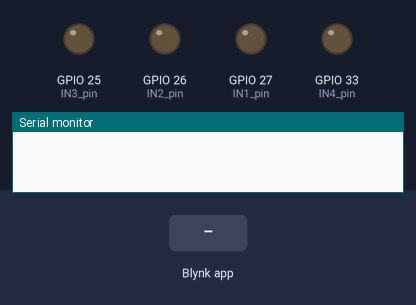
Simulated run of this sketch. Board: ESP32. Parts: output pins drawn as LEDs (lit = HIGH), the last lines printed to the serial monitor. The inputs (shaded band) are chosen by the test bench. WiFi joins after 1.5 s; servers stay silent unless stated.

Above: at 3.0 s.
3.1 s: Blynk app writes 1 to V1
At 3.8 s:
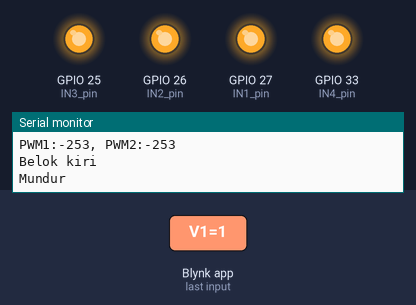
4.6 s: Blynk app writes 200 to V1
At 4.9 s:
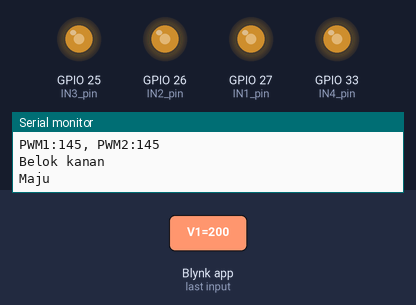
Timing chart, 0 to 7.6 s (numbered marks = the images above; inputs shaded):
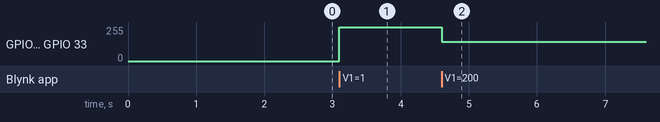

Measured:
- after the input at 3.1 s, GPIO 25 (IN3_pin), GPIO 26 (IN2_pin), GPIO 27 (IN1_pin), GPIO 33 (IN4_pin): 0/255 → 253/255 at once
- after the input at 4.6 s, GPIO 25 (IN3_pin), GPIO 26 (IN2_pin), GPIO 27 (IN1_pin), GPIO 33 (IN4_pin): 253/255 → 145/255 at once

The sketch:

smart_car_3.ino
```cpp
#define BLYNK_PRINT Serial
// #include <ESP8266WiFi.h>
// #include <BlynkSimpleEsp8266.h>
#include <WiFi.h>
#include <WiFiClient.h>
#include <BlynkSimpleEsp32.h>
#include <analogWrite.h>

// Right Side
int IN1_pin = 27;
int IN2_pin = 26;

// Left Side
int IN3_pin = 25;
int IN4_pin = 33;

// #define IN3_pin       25   //13
// #define IN4_pin       33   //15

char auth[] = "arJse34qMId67T-vGs5QpqRi3qGljLBV";  //Blynk Authentication Token
char ssid[] = "password";           //WIFI Name
char pass[] = "azril1337";           //WIFI Password

void moveControl(int X, int Y)
{
    int PWM1 = map(X, 0, 255, -255, 255);
    int PWM2 = map(Y, 0, 255, -255, 255);

    Serial.println((String)"PWM1:"+PWM1+", PWM2:"+PWM2);

    if (PWM1 > 0) {
      Serial.println("Belok kanan");
      digitalWrite(IN1_pin, HIGH);
      digitalWrite(IN2_pin, LOW);
    } else {
      Serial.println("Belok kiri");
      digitalWrite(IN1_pin, LOW);
      digitalWrite(IN2_pin, HIGH);
    }
    if (PWM2 > 0) {
      Serial.println("Maju");
      digitalWrite(IN3_pin, HIGH);
      digitalWrite(IN4_pin, LOW);
    } else {
      Serial.println("Mundur");
      digitalWrite(IN3_pin, LOW);
      digitalWrite(IN4_pin, HIGH);
    }

    // Mengatur kecepatan putaran roda
    analogWrite(IN1_pin, abs(PWM1));
    analogWrite(IN2_pin, abs(PWM1));
    analogWrite(IN3_pin, abs(PWM2));
    analogWrite(IN4_pin, abs(PWM2));
}

void setup()
{
    Serial.begin(9600);
    Blynk.begin(auth, ssid, pass);

    pinMode(IN1_pin, OUTPUT);
    pinMode(IN2_pin, OUTPUT);
    pinMode(IN3_pin, OUTPUT);
    pinMode(IN4_pin, OUTPUT);

    // digitalWrite(IN1_pin, LOW);
    // digitalWrite(IN2_pin, LOW);
    // digitalWrite(IN3_pin, LOW);
    // digitalWrite(IN4_pin, LOW);
}


void loop()
{
    Blynk.run();
}


BLYNK_WRITE(V1)
{
    int x = param[0].asInt();
    int y = param[1].asInt();
    Serial.println((String)"x:"+x+", y:"+y);
    moveControl(x,y);
}
```
